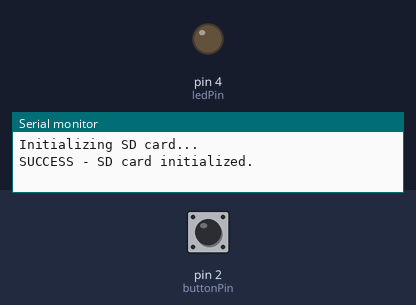
A sketch run on a simulated Arduino Uno, built for the host (arithmetic inside an expression is 32-bit, double 64-bit). Shown: output pins drawn as LEDs (lit = HIGH), the last lines printed to the serial monitor. The test bench sets the inputs (shaded band); at power-on: pin 2 (buttonPin) LOW. WiFi joins after 1.5 s; servers stay silent unless stated; storage starts empty.

Above: at 1.2 s.
1.3 s: pin 2 (buttonPin) pulled HIGH for 0.15 s
At 2.5 s:
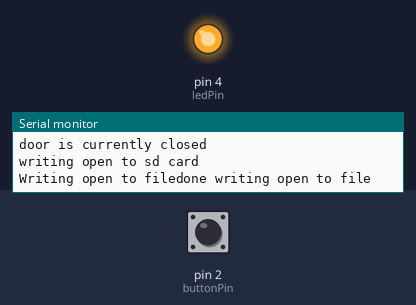
5.9 s: pin 2 (buttonPin) driven LOW
7.4 s: pin 2 (buttonPin) pulsed HIGH 2 times (0.12 s each, 0.3 s apart)
At 8.4 s:
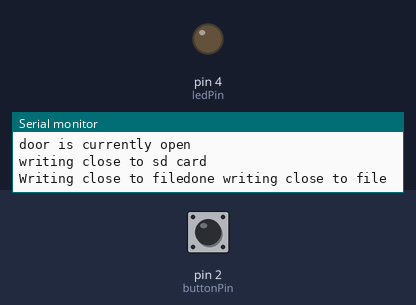
Timing chart, 0 to 10.4 s (numbered marks = the images above; inputs shaded):
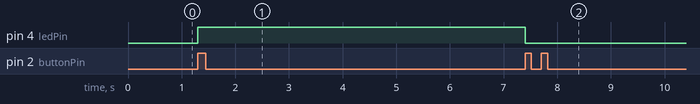

The sketch:

WebServerArduinoCode.ino
```cpp
#include <SPI.h>
#include <Ethernet2.h>
#include <SD.h>

// MAC address from Ethernet shield sticker under board
byte mac[] = { 0xDE, 0xAD, 0xBE, 0xEF, 0xFE, 0xED };
IPAddress ip(192, 168, 1, 69); // IP address, may need to change depending on network
EthernetServer server(80);  // create a server at port 80

String input; //input from the serial port for now

File myFile;
const String filename = "index.txt";

// constants won't change. They're used here to set pin numbers:
const int buttonPin = 2;     // the number of the pushbutton pin
// variables will change:
int buttonState = 0;         // variable for reading the pushbutton status
const int ledPin =  4;      // the number of the LED pin

int openOrClosed = 0;

void setup()
{
    // initialize the pushbutton pin as an input:
    pinMode(buttonPin, INPUT);
    // initialize the LED pin as an output:
    pinMode(ledPin, OUTPUT);

    //Ethernet Shield Code
    Ethernet.begin(mac, ip);  // initialize Ethernet device
    server.begin();           // start to listen for clients
    Serial.begin(9600);       // for debugging

    // initialize SD card
    Serial.println("Initializing SD card...");
    if (!SD.begin(4)) {
        Serial.println("ERROR - SD card initialization failed!");
        return;    // init failed
    }
    Serial.println("SUCCESS - SD card initialized.");
    // check for index.html file
    /*
    if (!SD.exists("index.html")) {
        Serial.println("ERROR - Can't find index.htm file!");
        return;  // can't find index file
    }
    Serial.println("SUCCESS - Found index.html file.");
    */
}

void loop()
{
   //Wait for user Input (button Pressed)
  buttonstate();
  sendFile();
}

//Button for user input
void buttonstate(){
  // read the state of the pushbutton value:
  buttonState = digitalRead(buttonPin);
  // check if the pushbutton is pressed. If it is, the buttonState is HIGH:
  if (buttonState==HIGH && openOrClosed==0) {
     buttonState= LOW;
    int buttonState = 0;         // variable for reading the pushbutton status
    // turn LED on:
    digitalWrite(ledPin, HIGH);
    Serial.println("door is currently closed");
    Serial.println("writing open to sd card");
    writeOpenToSD();
    //sendFile();
    openOrClosed=1;
  }if(buttonState==HIGH && openOrClosed==1){
    buttonState= LOW;         // variable for reading the pushbutton status
    // turn LED off:
    digitalWrite(ledPin, LOW);
    Serial.println("door is currently open");
    Serial.println("writing close to sd card");
    writeCloseToSD();
    //sendFile();
    openOrClosed=0;
  }
}

void writeOpenToSD(){
  removeIndexFromSD();
  // open the file. note that only one file can be open at a time,
  // so you have to close this one before opening another.
  //delay(5000);
  myFile = SD.open(filename, FILE_WRITE);

  // if the file opened okay, write to it:
  if (myFile) {
    Serial.print("Writing open to file");
    myFile.println("*");
    // close the file:
    myFile.close();
    Serial.println("done writing open to file");
  } else {
    // if the file didn't open, print an error:
    Serial.println("error opening test.txt");
  }
  delay(5000);
}

void writeCloseToSD(){
  removeIndexFromSD();
   // open the file. note that only one file can be open at a time,
  // so you have to close this one before opening another.
  myFile = SD.open(filename, FILE_WRITE);

  // if the file opened okay, write to it:
  if (myFile) {
    Serial.print("Writing close to file");
    myFile.println("close");
    // close the file:
    myFile.close();
    Serial.println("done writing close to file");
  } else {
    // if the file didn't open, print an error:
    Serial.println("error opening test.txt");
  }
  delay(5000);
}

void removeIndexFromSD(){
  SD.remove(filename);
}

void sendFile(){
  EthernetClient client = server.available();  // try to get client
  if (client) {  // got client?
        boolean currentLineIsBlank = true;
        while (client.connected()) {
            if (client.available()) {   // client data available to read
                char c = client.read(); // read 1 byte (character) from client
                // last line of client request is blank and ends with \n
                // respond to client only after last line received
                if (c == '\n' && currentLineIsBlank) {
                    // send a standard http response header
                    client.println("HTTP/1.1 200 OK");
                    client.println("Content-Type: text/html");
                    client.println("Connection: close");
                    client.println();

                    // send web page
                    myFile = SD.open("index.txt");        // open web page file
                    if (myFile) {
                        while(myFile.available()) {
                            client.write(myFile.read()); // send web page to client
                        }
                        myFile.close();
                    }//
                    break;

                }
                // every line of text received from the client ends with \r\n
                if (c == '\n') {
                    // last character on line of received text
                    // starting new line with next character read
                    currentLineIsBlank = true;
                }
                else if (c != '\r') {
                    // a text character was received from client
                    currentLineIsBlank = false;
                }
            } // end if (client.available())
        } // end while (client.connected())
        delay(1);      // give the web browser time to receive the data
        client.stop(); // close the connection
    } // end if (client)
}
/*
void printClose(){
  EthernetClient client = server.available();  // try to get client
  if (client) {  // got client?
        boolean currentLineIsBlank = true;
        while (client.connected()) {
            if (client.available()) {   // client data available to read
                char c = client.read(); // read 1 byte (character) from client
                // last line of client request is blank and ends with \n
                // respond to client only after last line received
                if (c == '\n' && currentLineIsBlank) {
                    // send a standard http response header
                    client.println("HTTP/1.1 200 OK");
                    client.println("Content-Type: text/html");
                    client.println("Connection: close");
                    client.println();
                    client.write("c");
                    /* send web page
                    webFile = SD.open("close.html");        // open web page file
                    if (webFile) {
                        while(webFile.available()) {
                            client.write(webFile.read()); // send web page to client
                        }
                        webFile.close();
                    }
                    break;
                }
                // every line of text received from the client ends with \r\n
                if (c == '\n') {
                    // last character on line of received text
                    // starting new line with next character read
                    currentLineIsBlank = true;
                }
                else if (c != '\r') {
                    // a text character was received from client
                    currentLineIsBlank = false;
                }
            } // end if (client.available())
        } // end while (client.connected())
        delay(1);      // give the web browser time to receive the data
        client.stop(); // close the connection
    } // end if (client)
}
*/
```

Measured:
- after the input at 1.3 s, pin 4 (ledPin): LOW → HIGH at once
- after the input at 5.9 s, every drawn part: stays the same
- after the input at 7.4 s, pin 4 (ledPin): HIGH → LOW at once
